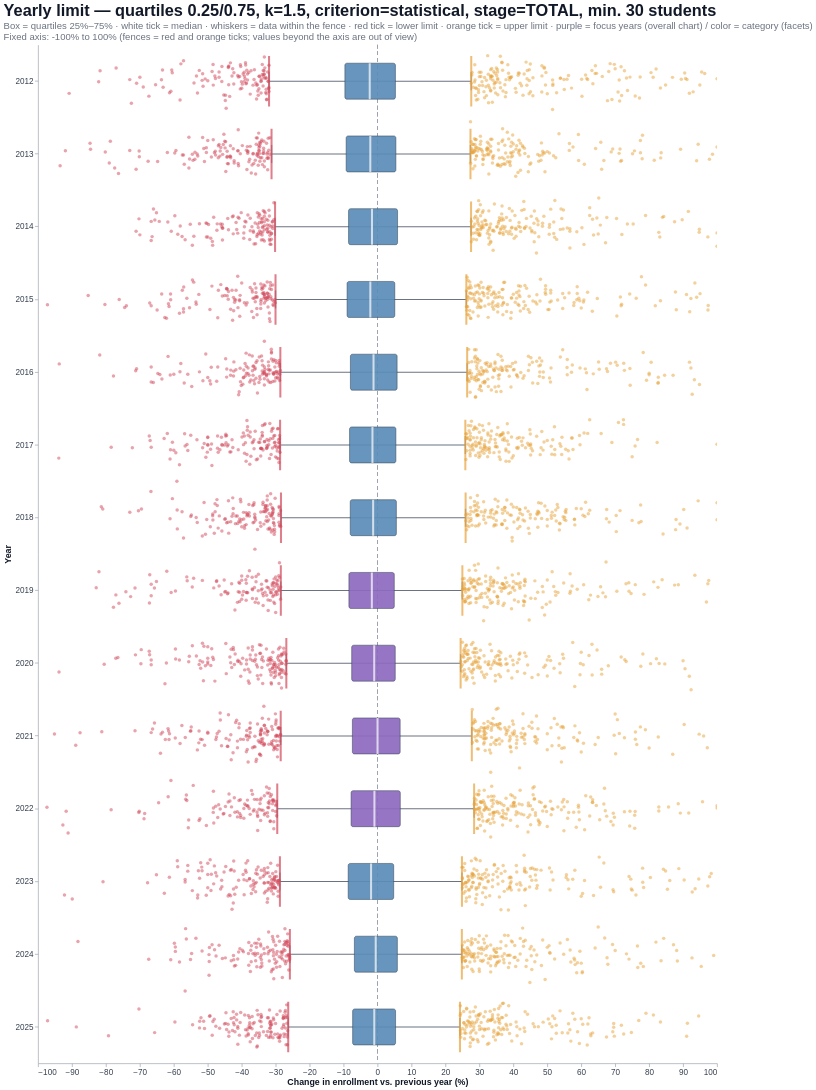

Notebook cell for this chart:
### Markdown cell above
## Etapa 4 — Boxplots por ano

- Caixa = `Q_INFERIOR` a `Q_SUPERIOR` (com 0.25/0.75 é o boxplot clássico). Traço branco = mediana.
- Bigodes = menor/maior valor **dentro** da cerca. Traço **vermelho** = limite inferior (abaixo = queda brusca). Traço **laranja** = limite superior (acima = aumento brusco).
- Pontos = conforme `MOSTRAR_PONTOS`.
- O eixo y é ampliado na região central (`ZOOM_Y`, `ZOOM_MARGEM`). Para ver as cercas e os outliers, use `ZOOM_Y = "cercas"`.

### Code cell
def estatisticas_box(d, grupo, modo):
    li, ls, flag = f"LIM_INF_{modo}", f"LIM_SUP_{modo}", f"{PREFIXO}_{modo}"
    linhas = []
    for chave, g in d.groupby(grupo):
        chave = chave if isinstance(chave, tuple) else (chave,)
        v = g["VAR_PCT"]
        dentro = v[(v >= g[li].iloc[0]) & (v <= g[ls].iloc[0])]
        linha = dict(zip(grupo, chave))
        linha.update({
            "q_inf": v.quantile(Q_INFERIOR), "mediana": v.median(), "q_sup": v.quantile(Q_SUPERIOR),
            "bigode_inf": dentro.min(), "bigode_sup": dentro.max(),
            "lim_inf": g[li].iloc[0], "lim_sup": g[ls].iloc[0], "n": len(v), "pct_marcada": g[flag].mean() * 100,
        })
        linhas.append(linha)
    return pd.DataFrame(linhas)


def dominio_y(d, stats=None):
    """Eixo y: fixo (Y_MIN/Y_MAX), zoom no 'meio' (caixas) ou nas 'cercas'."""
    if Y_MIN is not None and Y_MAX is not None:
        return [float(Y_MIN), float(Y_MAX)]
    if stats is not None:                                   # facetas: usa as caixas de cada categoria
        q_lo, q_hi = stats["q_inf"].min(), stats["q_sup"].max()
    else:
        q_lo = d.groupby("ANO")["VAR_PCT"].quantile(Q_INFERIOR).min()
        q_hi = d.groupby("ANO")["VAR_PCT"].quantile(Q_SUPERIOR).max()
    if ZOOM_Y == "cercas":
        lo = min(q_lo, d["LIM_INF_ANO"].min(), d["LIM_INF_GLOBAL"].min())
        hi = max(q_hi, d["LIM_SUP_ANO"].max(), d["LIM_SUP_GLOBAL"].max())
        pad = 0.10 * (hi - lo)
    else:
        lo, hi = q_lo, q_hi
        pad = ZOOM_MARGEM * max(hi - lo, 1e-6)
    return [float(max(-100, lo - pad)), float(hi + pad)]


def tamanho_caixa(n_x, largura):
    return int(max(8, min(70, largura / max(n_x, 1) * 0.5)))


def camadas_boxplot(stats, base_chart, x_enc, dom, tam, cor_por=None):
    escala = alt.Scale(domain=dom, clamp=False, nice=False)
    foco = alt.FieldOneOfPredicate(field="ANO", oneOf=[int(a) for a in ANOS_FOCO])
    if cor_por:   # facetas: uma cor por categoria
        cor_caixa = alt.Color(f"{cor_por}:N", legend=None, scale=alt.Scale(scheme="set2"))
    else:
        cor_caixa = alt.condition(foco, alt.value(COR_CAIXA_FOCO), alt.value(COR_CAIXA))
    tip = [alt.Tooltip("ANO:O", title="Ano"), alt.Tooltip("n:Q", title="escolas"),
           alt.Tooltip("q_inf:Q", format=".1f", title="quartil inferior"),
           alt.Tooltip("mediana:Q", format=".1f", title="mediana"),
           alt.Tooltip("q_sup:Q", format=".1f", title="quartil superior"),
           alt.Tooltip("lim_inf:Q", format=".1f", title="limite inferior"),
           alt.Tooltip("lim_sup:Q", format=".1f", title="limite superior"),
           alt.Tooltip("pct_marcada:Q", format=".1f", title="% marcadas")]
    zero = base_chart.mark_rule(color="#9CA3AF", strokeDash=[5, 5], clip=True).encode(y=alt.Y(datum=0, scale=escala))
    bigode = base_chart.mark_rule(color="#6B7280", strokeWidth=1.6, clip=True).encode(
        x_enc, y=alt.Y("bigode_inf:Q", scale=escala, title="Variação % de matrículas vs. ano anterior"), y2="bigode_sup:Q")
    tampa_i = base_chart.mark_tick(color="#6B7280", size=tam * 0.5, thickness=2, clip=True).encode(x_enc, y=alt.Y("bigode_inf:Q", scale=escala))
    tampa_s = base_chart.mark_tick(color="#6B7280", size=tam * 0.5, thickness=2, clip=True).encode(x_enc, y=alt.Y("bigode_sup:Q", scale=escala))
    caixa = base_chart.mark_bar(size=tam, cornerRadius=3, clip=True, stroke="#2F3E4E", strokeWidth=0.8, opacity=0.92).encode(
        x_enc, y=alt.Y("q_inf:Q", scale=escala), y2="q_sup:Q", color=cor_caixa, tooltip=tip)
    mediana = base_chart.mark_tick(color="white", size=tam, thickness=3, clip=True).encode(x_enc, y=alt.Y("mediana:Q", scale=escala))
    lim_i = base_chart.mark_tick(color=COR_QUEDA, size=tam * 1.4, thickness=3, clip=True).encode(x_enc, y=alt.Y("lim_inf:Q", scale=escala))
    lim_s = base_chart.mark_tick(color=COR_AUMENTO, size=tam * 1.4, thickness=3, clip=True).encode(x_enc, y=alt.Y("lim_sup:Q", scale=escala))
    return [zero, bigode, tampa_i, tampa_s, caixa, mediana, lim_i, lim_s]


LEGENDA_BOX = ("Caixa = quartis {qi:.0%}–{qs:.0%} · traço branco = mediana · bigodes = dados dentro da cerca · "
               "traço vermelho = limite inferior · traço laranja = limite superior · roxo = anos em foco (gráfico geral) / cor = categoria (facetas)")


def pontos_boxplot(d, modo):
    flag, li, ls = f"{PREFIXO}_{modo}", f"LIM_INF_{modo}", f"LIM_SUP_{modo}"
    if MOSTRAR_PONTOS == "nenhum":
        return None
    if MOSTRAR_PONTOS == "marcados":
        p = d[d[flag]]
    else:
        p = d[(d["VAR_PCT"] < d[li]) | (d["VAR_PCT"] > d[ls])]
    p = p.sample(frac=1, random_state=0).groupby("ANO").head(MAX_PONTOS_POR_ANO)
    cols = [c for c in ["ANO", "VAR_PCT", "CO_ESCOLA", "NO_ESCOLA", "DEP_ADM", "UF", "MAT_ANT", "MATRICULAS"] if c in p.columns]
    return p[cols]



def camadas_boxplot_horizontal(stats, dom, tam):
    """Boxplot deitado: anos no eixo y (de cima para baixo) e variação % no eixo x."""
    escala = alt.Scale(domain=dom, clamp=False, nice=False)
    y_enc = alt.Y("ANO:O", title="Ano")
    foco = alt.FieldOneOfPredicate(field="ANO", oneOf=[int(a) for a in ANOS_FOCO])
    cor_caixa = alt.condition(foco, alt.value(COR_CAIXA_FOCO), alt.value(COR_CAIXA))
    tip = [alt.Tooltip("ANO:O", title="Ano"), alt.Tooltip("n:Q", title="escolas"),
           alt.Tooltip("q_inf:Q", format=".1f", title="quartil inferior"),
           alt.Tooltip("mediana:Q", format=".1f", title="mediana"),
           alt.Tooltip("q_sup:Q", format=".1f", title="quartil superior"),
           alt.Tooltip("lim_inf:Q", format=".1f", title="limite inferior"),
           alt.Tooltip("lim_sup:Q", format=".1f", title="limite superior"),
           alt.Tooltip("pct_marcada:Q", format=".1f", title="% marcadas")]
    b = alt.Chart(stats)
    zero = b.mark_rule(color="#9CA3AF", strokeDash=[5, 5], clip=True).encode(x=alt.X(datum=0, scale=escala))
    bigode = b.mark_rule(color="#6B7280", strokeWidth=1.6, clip=True).encode(
        y_enc, x=alt.X("bigode_inf:Q", scale=escala, title="Variação % de matrículas vs. ano anterior"), x2="bigode_sup:Q")
    tampa_i = b.mark_tick(color="#6B7280", size=tam * 0.5, thickness=2, clip=True).encode(y_enc, x=alt.X("bigode_inf:Q", scale=escala))
    tampa_s = b.mark_tick(color="#6B7280", size=tam * 0.5, thickness=2, clip=True).encode(y_enc, x=alt.X("bigode_sup:Q", scale=escala))
    caixa = b.mark_bar(size=tam, cornerRadius=3, clip=True, stroke="#2F3E4E", strokeWidth=0.8, opacity=0.92).encode(
        y_enc, x=alt.X("q_inf:Q", scale=escala), x2="q_sup:Q", color=cor_caixa, tooltip=tip)
    mediana = b.mark_tick(color="white", size=tam, thickness=3, clip=True).encode(y_enc, x=alt.X("mediana:Q", scale=escala))
    lim_i = b.mark_tick(color=COR_QUEDA, size=tam * 1.4, thickness=3, clip=True).encode(y_enc, x=alt.X("lim_inf:Q", scale=escala))
    lim_s = b.mark_tick(color=COR_AUMENTO, size=tam * 1.4, thickness=3, clip=True).encode(y_enc, x=alt.X("lim_sup:Q", scale=escala))
    return [zero, bigode, tampa_i, tampa_s, caixa, mediana, lim_i, lim_s]


def boxplot_por_ano(d, modo, titulo):
    stats = estatisticas_box(d, ["ANO"], modo)
    horizontal = BOXPLOT_ANO_ORIENTACAO == "horizontal"
    if BOXPLOT_ANO_ESCALA is not None:
        dom = [float(BOXPLOT_ANO_ESCALA[0]), float(BOXPLOT_ANO_ESCALA[1])]
        txt_eixo = f"Eixo fixo: {dom[0]:.0f}% a {dom[1]:.0f}% (cercas = traços vermelho e laranja; o que passa do eixo fica fora da vista)"
    else:
        dom = dominio_y(d)
        txt_eixo = (f"Eixo ampliado: {dom[0]:.1f}% a {dom[1]:.1f}% (o que sai dessa faixa fica fora da vista; "
                    "os números continuam nas tabelas e tooltips)")
    larg, altu = (BOXPLOT_ANO_LARGURA, BOXPLOT_ANO_ALTURA) if horizontal else (LARGURA_GRAFICO, ALTURA_GRAFICO)
    escala = alt.Scale(domain=dom, clamp=False, nice=False)
    pts = pontos_boxplot(d, modo)
    cor_pts = alt.condition(alt.datum.VAR_PCT > 0, alt.value(COR_AUMENTO), alt.value(COR_QUEDA))
    jitter = "sqrt(-2*log(random()))*cos(2*PI*random())"

    if horizontal:
        tam = tamanho_caixa(len(stats), altu)
        camadas = camadas_boxplot_horizontal(stats, dom, tam)
        if pts is not None and len(pts):
            camadas.append(
                alt.Chart(pts).mark_circle(size=26, opacity=0.5, clip=True).encode(
                    y=alt.Y("ANO:O", title="Ano"), yOffset="jitter:Q",
                    x=alt.X("VAR_PCT:Q", scale=escala), color=cor_pts, tooltip=[c for c in pts.columns])
                .transform_calculate(jitter=jitter))
    else:
        tam = tamanho_caixa(len(stats), larg)
        x_enc = alt.X("ANO:O", title="Ano", axis=alt.Axis(labelAngle=0))
        camadas = camadas_boxplot(stats, alt.Chart(stats), x_enc, dom, tam)
        if pts is not None and len(pts):
            camadas.append(
                alt.Chart(pts).mark_circle(size=26, opacity=0.5, clip=True).encode(
                    x_enc, xOffset="jitter:Q", y=alt.Y("VAR_PCT:Q", scale=escala),
                    color=cor_pts, tooltip=[c for c in pts.columns])
                .transform_calculate(jitter=jitter))

    graf = alt.layer(*camadas).properties(
        width=larg, height=altu,
        title=alt.Title(titulo, subtitle=[LEGENDA_BOX.format(qi=Q_INFERIOR, qs=Q_SUPERIOR), txt_eixo]))
    return estilizar(graf)

def rotulo_params():
    return (f"quartis {Q_INFERIOR:.2f}/{Q_SUPERIOR:.2f}, k={MULTIPLICADOR}, critério={CRITERIO}, "
            f"etapa={ETAPA}, mín. {MATRICULA_MINIMA_ANO_ANTERIOR} alunos")


sub = rotulo_params()

secao("Etapa 4 — Boxplots por ano")
mostrar(boxplot_por_ano(dados, "ANO", f"Limite POR ANO — {sub}"),
        "Boxplot por ano — limite calculado dentro de cada ano")

### Figure 1 — Vega-Lite specification as saved in the notebook (floating-point values rounded to 4 significant figures; data arrays with more than 128 entries replaced by an {"elided": "..."} marker saying what was removed)
{"config": {"view": {"continuousWidth": 300, "continuousHeight": 300, "stroke": null}, "axis": {"domainColor": "#9CA3AF", "gridColor": "#E5E7EB", "labelColor": "#374151", "labelFontSize": 12, "tickColor": "#9CA3AF", "titleColor": "#111827", "titleFontSize": 13}, "legend": {"labelFontSize": 12, "labelLimit": 400, "symbolSize": 120, "titleFontSize": 12}, "range": {"category": {"scheme": "set2"}}, "title": {"anchor": "start", "color": "#111827", "fontSize": 24, "subtitleColor": "#6B7280", "subtitleFontSize": 14}}, "layer": [{"mark": {"type": "rule", "clip": true, "color": "#9CA3AF", "strokeDash": [5, 5]}, "data": {"name": "data-bcdf5d4a2bc4c1a77e657045da6e228d"}, "encoding": {"x": {"datum": 0, "scale": {"clamp": false, "domain": [-100.0, 100.0], "nice": false}}}}, {"mark": {"type": "rule", "clip": true, "color": "#6B7280", "strokeWidth": 1.6}, "data": {"name": "data-bcdf5d4a2bc4c1a77e657045da6e228d"}, "encoding": {"x": {"field": "bigode_inf", "scale": {"clamp": false, "domain": [-100.0, 100.0], "nice": false}, "title": "Change in enrollment vs. previous year (%)", "type": "quantitative"}, "x2": {"field": "bigode_sup"}, "y": {"field": "ANO", "title": "Year", "type": "ordinal"}}}, {"mark": {"type": "tick", "clip": true, "color": "#6B7280", "size": 26.5, "thickness": 2}, "data": {"name": "data-bcdf5d4a2bc4c1a77e657045da6e228d"}, "encoding": {"x": {"field": "bigode_inf", "scale": {"clamp": false, "domain": [-100.0, 100.0], "nice": false}, "type": "quantitative"}, "y": {"field": "ANO", "title": "Year", "type": "ordinal"}}}, {"mark": {"type": "tick", "clip": true, "color": "#6B7280", "size": 26.5, "thickness": 2}, "data": {"name": "data-bcdf5d4a2bc4c1a77e657045da6e228d"}, "encoding": {"x": {"field": "bigode_sup", "scale": {"clamp": false, "domain": [-100.0, 100.0], "nice": false}, "type": "quantitative"}, "y": {"field": "ANO", "title": "Year", "type": "ordinal"}}}, {"mark": {"type": "bar", "clip": true, "cornerRadius": 3, "opacity": 0.92, "size": 53, "stroke": "#2F3E4E", "strokeWidth": 0.8}, "data": {"name": "data-bcdf5d4a2bc4c1a77e657045da6e228d"}, "encoding": {"color": {"condition": {"test": {"field": "ANO", "oneOf": [2019, 2020, 2021, 2022]}, "value": "#8E6BBF"}, "value": "#5B8DB8"}, "tooltip": [{"field": "ANO", "title": "Year", "type": "ordinal"}, {"field": "n", "title": "schools", "type": "quantitative"}, {"field": "q_inf", "format": ".1f", "title": "lower quartile", "type": "quantitative"}, {"field": "mediana", "format": ".1f", "title": "median", "type": "quantitative"}, {"field": "q_sup", "format": ".1f", "title": "upper quartile", "type": "quantitative"}, {"field": "lim_inf", "format": ".1f", "title": "lower limit", "type": "quantitative"}, {"field": "lim_sup", "format": ".1f", "title": "upper limit", "type": "quantitative"}, {"field": "pct_marcada", "format": ".1f", "title": "% flagged", "type": "quantitative"}], "x": {"field": "q_inf", "scale": {"clamp": false, "domain": [-100.0, 100.0], "nice": false}, "type": "quantitative"}, "x2": {"field": "q_sup"}, "y": {"field": "ANO", "title": "Year", "type": "ordinal"}}}, {"mark": {"type": "tick", "clip": true, "color": "white", "size": 53, "thickness": 3}, "data": {"name": "data-bcdf5d4a2bc4c1a77e657045da6e228d"}, "encoding": {"x": {"field": "mediana", "scale": {"clamp": false, "domain": [-100.0, 100.0], "nice": false}, "type": "quantitative"}, "y": {"field": "ANO", "title": "Year", "type": "ordinal"}}}, {"mark": {"type": "tick", "clip": true, "color": "#D1495B", "size": 74.2, "thickness": 3}, "data": {"name": "data-bcdf5d4a2bc4c1a77e657045da6e228d"}, "encoding": {"x": {"field": "lim_inf", "scale": {"clamp": false, "domain": [-100.0, 100.0], "nice": false}, "type": "quantitative"}, "y": {"field": "ANO", "title": "Year", "type": "ordinal"}}}, {"mark": {"type": "tick", "clip": true, "color": "#E8A33D", "size": 74.2, "thickness": 3}, "data": {"name": "data-bcdf5d4a2bc4c1a77e657045da6e228d"}, "encoding": {"x": {"field": "lim_sup", "scale": {"clamp": false, "domain": [-100.0, 100.0], "nice": false}, "type": "quantitative"}, "y": {"field": "ANO", "title": "Year", "type": "ordinal"}}}, {"mark": {"type": "circle", "clip": true, "opacity": 0.5, "size": 26}, "data": {"name": "data-21211f4cfffecf60d655fc77f99275e1"}, "encoding": {"color": {"condition": {"test": "(datum.VAR_PCT > 0)", "value": "#E8A33D"}, "value": "#D1495B"}, "tooltip": [{"field": "ANO", "title": "Year", "type": "quantitative"}, {"field": "VAR_PCT", "title": "Change (%)", "type": "quantitative"}, {"field": "CO_ESCOLA", "title": "School ID", "type": "quantitative"}, {"field": "NO_ESCOLA", "title": "School name", "type": "nominal"}, {"field": "DEP_ADM", "title": "Administrative type", "type": "nominal"}, {"field": "UF", "title": "State", "type": "nominal"}, {"field": "MAT_ANT", "title": "Previous-year enrollment", "type": "quantitative"}, {"field": "MATRICULAS", "title": "Enrollment", "type": "quantitative"}], "x": {"field": "VAR_PCT", "scale": {"clamp": false, "domain": [-100.0, 100.0], "nice": false}, "type": "quantitative"}, "y": {"field": "ANO", "title": "Year", "type": "ordinal"}, "yOffset": {"field": "jitter", "type": "quantitative"}}, "transform": [{"calculate": "sqrt(-2*log(random()))*cos(2*PI*random())", "as": "jitter"}]}], "datasets": {"data-bcdf5d4a2bc4c1a77e657045da6e228d": [{"ANO": 2012, "q_inf": -9.615, "mediana": -2.299, "q_sup": 5.273, "bigode_inf": -31.94, "bigode_sup": 27.6, "lim_inf": -31.95, "lim_sup": 27.61, "n": 111664, "pct_marcada": 8.207}, {"ANO": 2013, "q_inf": -9.244, "mediana": -2.128, "q_sup": 5.405, "bigode_inf": -31.21, "bigode_sup": 27.37, "lim_inf": -31.22, "lim_sup": 27.38, "n": 110969, "pct_marcada": 8.467}, {"ANO": 2014, "q_inf": -8.531, "mediana": -1.632, "q_sup": 5.902, "bigode_inf": -30.18, "bigode_sup": 27.55, "lim_inf": -30.18, "lim_sup": 27.55, "n": 110159, "pct_marcada": 8.031}, {"ANO": 2015, "q_inf": -8.968, "mediana": -2.119, "q_sup": 5.085, "bigode_inf": -30.04, "bigode_sup": 26.16, "lim_inf": -30.05, "lim_sup": 26.16, "n": 109411, "pct_marcada": 7.688}, {"ANO": 2016, "q_inf": -7.988, "mediana": -1.176, "q_sup": 5.769, "bigode_inf": -28.62, "bigode_sup": 26.4, "lim_inf": -28.62, "lim_sup": 26.41, "n": 108775, "pct_marcada": 7.579}, {"ANO": 2017, "q_inf": -8.235, "mediana": -1.495, "q_sup": 5.405, "bigode_inf": -28.68, "bigode_sup": 25.86, "lim_inf": -28.7, "lim_sup": 25.87, "n": 108290, "pct_marcada": 8.063}, {"ANO": 2018, "q_inf": -8.04, "mediana": -1.29, "q_sup": 5.556, "bigode_inf": -28.43, "bigode_sup": 25.93, "lim_inf": -28.43, "lim_sup": 25.95, "n": 107645, "pct_marcada": 8.176}, {"ANO": 2019, "q_inf": -8.43, "mediana": -1.669, "q_sup": 4.938, "bigode_inf": -28.48, "bigode_sup": 24.95, "lim_inf": -28.48, "lim_sup": 24.99, "n": 106941, "pct_marcada": 7.938}, {"ANO": 2020, "q_inf": -7.609, "mediana": -0.9756, "q_sup": 5.225, "bigode_inf": -26.86, "bigode_sup": 24.47, "lim_inf": -26.86, "lim_sup": 24.47, "n": 106198, "pct_marcada": 7.65}, {"ANO": 2021, "q_inf": -7.407, "mediana": 0.0, "q_sup": 6.667, "bigode_inf": -28.51, "bigode_sup": 27.76, "lim_inf": -28.52, "lim_sup": 27.78, "n": 105072, "pct_marcada": 7.409}, {"ANO": 2022, "q_inf": -7.792, "mediana": -0.9091, "q_sup": 6.704, "bigode_inf": -29.52, "bigode_sup": 28.45, "lim_inf": -29.54, "lim_sup": 28.45, "n": 104677, "pct_marcada": 7.669}, {"ANO": 2023, "q_inf": -8.642, "mediana": -1.901, "q_sup": 4.762, "bigode_inf": -28.74, "bigode_sup": 24.86, "lim_inf": -28.75, "lim_sup": 24.87, "n": 104365, "pct_marcada": 7.684}, {"ANO": 2024, "q_inf": -6.818, "mediana": -0.5312, "q_sup": 5.844, "bigode_inf": -25.81, "bigode_sup": 24.82, "lim_inf": -25.81, "lim_sup": 24.84, "n": 103928, "pct_marcada": 7.749}, {"ANO": 2025, "q_inf": -7.333, "mediana": -0.9545, "q_sup": 5.315, "bigode_inf": -26.3, "bigode_sup": 24.29, "lim_inf": -26.31, "lim_sup": 24.29, "n": 103382, "pct_marcada": 8.092}], "data-21211f4cfffecf60d655fc77f99275e1": {"elided": "4200 records"}}, "height": 1500, "title": {"text": "Yearly limit — quartiles 0.25/0.75, k=1.5, criterion=statistical, stage=TOTAL, min. 30 students", "subtitle": ["Box = quartiles 25%–75% · white tick = median · whiskers = data within the fence · red tick = lower limit · orange tick = upper limit · purple = focus years (overall chart) / color = category (facets)", "Fixed axis: -100% to 100% (fences = red and orange ticks; values beyond the axis are out of view)"]}, "width": 1000, "$schema": "https://vega.github.io/schema/vega-lite/v6.4.1.json"}
